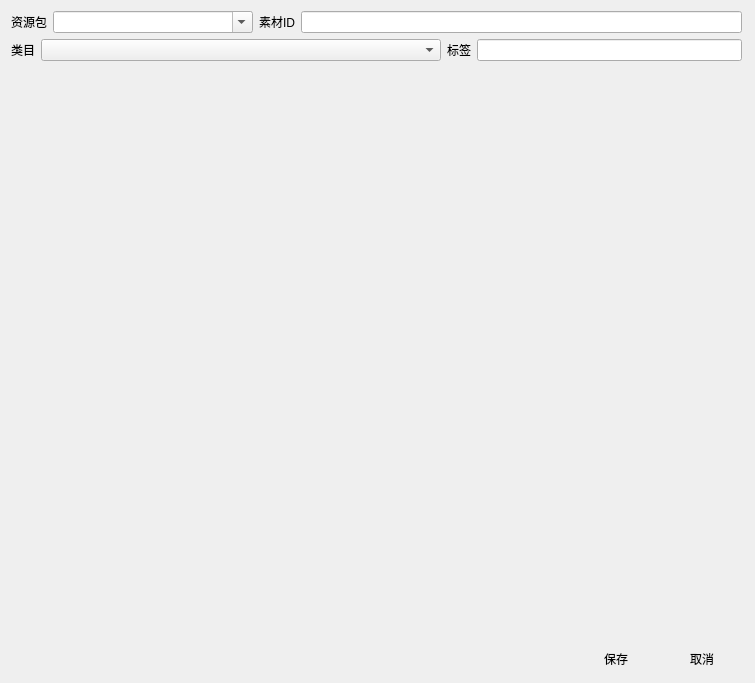
<?xml version="1.0" encoding="UTF-8"?>
<ui version="4.0">
 <class>AddPictureWindow</class>
 <widget class="QWidget" name="AddPictureWindow">
  <property name="geometry">
   <rect>
    <x>0</x>
    <y>0</y>
    <width>755</width>
    <height>683</height>
   </rect>
  </property>
  <property name="windowTitle">
   <string>添加图片</string>
  </property>
  <property name="windowIcon">
   <iconset resource="orion2.qrc">
    <normaloff>:/images/unique32.png</normaloff>:/images/unique32.png</iconset>
  </property>
  <widget class="QWidget" name="layoutWidget">
   <property name="geometry">
    <rect>
     <x>11</x>
     <y>11</y>
     <width>731</width>
     <height>661</height>
    </rect>
   </property>
   <layout class="QVBoxLayout" name="verticalLayout">
    <item>
     <layout class="QHBoxLayout" name="horizontalLayout_5">
      <item>
       <widget class="QLabel" name="label_2">
        <property name="text">
         <string>资源包</string>
        </property>
       </widget>
      </item>
      <item>
       <widget class="QComboBox" name="pkgcomboBox">
        <property name="sizePolicy">
         <sizepolicy hsizetype="Preferred" vsizetype="Fixed">
          <horstretch>0</horstretch>
          <verstretch>0</verstretch>
         </sizepolicy>
        </property>
        <property name="minimumSize">
         <size>
          <width>200</width>
          <height>0</height>
         </size>
        </property>
        <property name="editable">
         <bool>true</bool>
        </property>
       </widget>
      </item>
      <item>
       <widget class="QLabel" name="aliaslabel">
        <property name="text">
         <string>素材ID</string>
        </property>
       </widget>
      </item>
      <item>
       <widget class="QLineEdit" name="namelineEdit">
        <property name="sizePolicy">
         <sizepolicy hsizetype="Expanding" vsizetype="Fixed">
          <horstretch>1</horstretch>
          <verstretch>0</verstretch>
         </sizepolicy>
        </property>
        <property name="maxLength">
         <number>32</number>
        </property>
        <property name="readOnly">
         <bool>false</bool>
        </property>
        <property name="placeholderText">
         <string/>
        </property>
       </widget>
      </item>
     </layout>
    </item>
    <item>
     <layout class="QHBoxLayout" name="horizontalLayout">
      <item>
       <widget class="QLabel" name="label">
        <property name="text">
         <string>类目</string>
        </property>
       </widget>
      </item>
      <item>
       <widget class="QComboBox" name="catecomboBox">
        <property name="minimumSize">
         <size>
          <width>400</width>
          <height>0</height>
         </size>
        </property>
       </widget>
      </item>
      <item>
       <widget class="QLabel" name="label_4">
        <property name="text">
         <string>标签</string>
        </property>
       </widget>
      </item>
      <item>
       <widget class="QLineEdit" name="taglineEdit">
        <property name="sizePolicy">
         <sizepolicy hsizetype="Expanding" vsizetype="Fixed">
          <horstretch>1</horstretch>
          <verstretch>0</verstretch>
         </sizepolicy>
        </property>
       </widget>
      </item>
     </layout>
    </item>
    <item>
     <widget class="PictureWidget" name="prevwidget" native="true">
      <property name="sizePolicy">
       <sizepolicy hsizetype="Preferred" vsizetype="Preferred">
        <horstretch>0</horstretch>
        <verstretch>1</verstretch>
       </sizepolicy>
      </property>
     </widget>
    </item>
    <item>
     <widget class="QLabel" name="infolabel">
      <property name="minimumSize">
       <size>
        <width>0</width>
        <height>32</height>
       </size>
      </property>
      <property name="text">
       <string/>
      </property>
      <property name="alignment">
       <set>Qt::AlignRight|Qt::AlignTrailing|Qt::AlignVCenter</set>
      </property>
     </widget>
    </item>
    <item>
     <layout class="QHBoxLayout" name="horizontalLayout_2">
      <item>
       <spacer name="horizontalSpacer">
        <property name="orientation">
         <enum>Qt::Horizontal</enum>
        </property>
        <property name="sizeHint" stdset="0">
         <size>
          <width>40</width>
          <height>20</height>
         </size>
        </property>
       </spacer>
      </item>
      <item>
       <widget class="QPushButton" name="savepushButton">
        <property name="text">
         <string>保存</string>
        </property>
        <property name="icon">
         <iconset resource="orion2.qrc">
          <normaloff>:/images/ok.png</normaloff>:/images/ok.png</iconset>
        </property>
        <property name="iconSize">
         <size>
          <width>32</width>
          <height>32</height>
         </size>
        </property>
        <property name="flat">
         <bool>true</bool>
        </property>
       </widget>
      </item>
      <item>
       <widget class="QPushButton" name="cancelpushButton">
        <property name="text">
         <string>取消</string>
        </property>
        <property name="icon">
         <iconset resource="orion2.qrc">
          <normaloff>:/images/cancel.png</normaloff>:/images/cancel.png</iconset>
        </property>
        <property name="iconSize">
         <size>
          <width>32</width>
          <height>32</height>
         </size>
        </property>
        <property name="flat">
         <bool>true</bool>
        </property>
       </widget>
      </item>
     </layout>
    </item>
   </layout>
  </widget>
 </widget>
 <customwidgets>
  <customwidget>
   <class>PictureWidget</class>
   <extends>QWidget</extends>
   <header>picturewidget.h</header>
   <container>1</container>
  </customwidget>
 </customwidgets>
 <resources>
  <include location="orion2.qrc"/>
 </resources>
 <connections/>
</ui>
